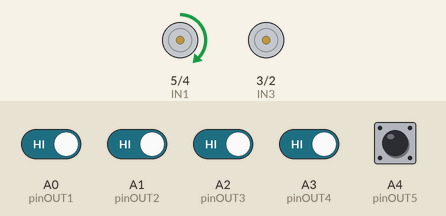
The sketch below on a simulated Arduino Uno, built with avr-gcc and run on an emulated ATmega328P. Shown: motor-driver pin pairs drawn as motors (green arrow = first pin HIGH = forward, orange = second pin HIGH = backward, longer = more drive, scaled by the enable pin). The inputs (shaded band) are chosen by the test bench; at power-on: A0 (pinOUT1), A1 (pinOUT2), A2 (pinOUT3), A3 (pinOUT4), A4 (pinOUT5) HIGH.

Above: at 1.2 s.
1.3 s: A2 (pinOUT3) driven LOW
At 1.9 s:
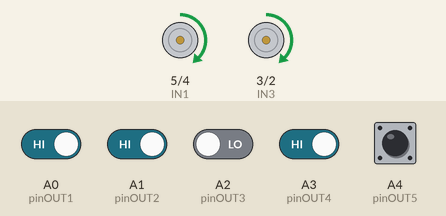
2.8 s: A0 (pinOUT1) driven LOW
At 3.8 s:
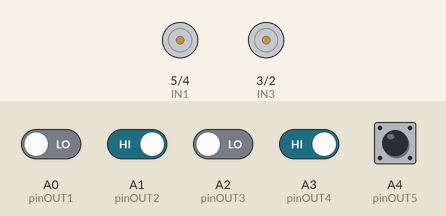
4.3 s: A1 (pinOUT2) driven LOW
At 4.9 s:
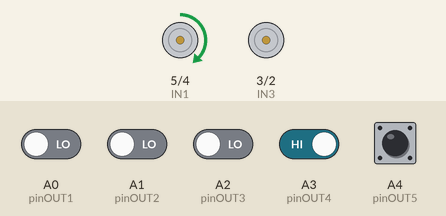
5.8 s: A1 (pinOUT2) driven HIGH
At 6.5 s:
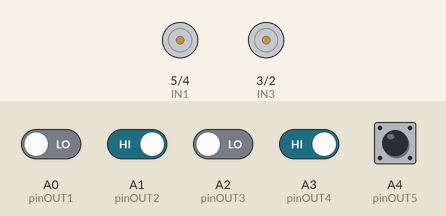
7.3 s: A2 (pinOUT3) driven HIGH
At 8.4 s:
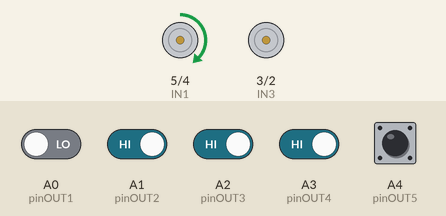
8.8 s: A0 (pinOUT1) driven HIGH and A3 (pinOUT4) driven LOW
At 10.0 s:
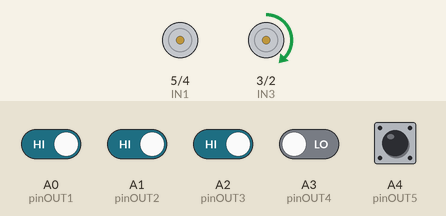
Timing chart, 0 to 11.3 s (numbered marks = the images above; inputs shaded):
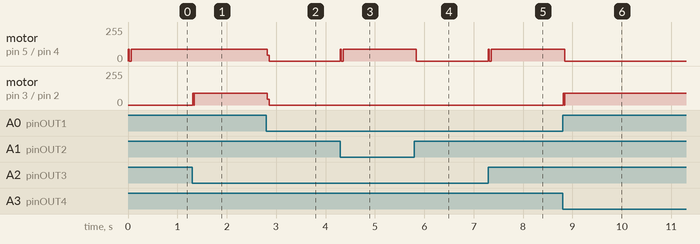

The sketch:

LineFollower.ino
```cpp
// Köllő Magor Örs
// PoliHack v10, 2019.
#include <IRremote.h>

const int pinOUT1 = A0;
const int pinOUT2 = A1;
const int pinOUT3 = A2;
const int pinOUT4 = A3;
const int pinOUT5 = A4;
int S1 = 0;
int S2 = 0;
int S3 = 0;
int S4 = 0;
int S5 = 0;


const int RECV_PIN = 9;
IRrecv irrecv(RECV_PIN);
decode_results results;

int EN_A = 6;      //Enable pin for first motor
int IN1 = 5;       //control pin for first motor
int IN2 = 4;       //control pin for first motor
int IN3 = 3;        //control pin for second motor
int IN4 = 2;        //control pin for second motor
int EN_B = 10;      //Enable pin for second motor


   void setup()
{
   irrecv.enableIRIn();
  irrecv.blink13(true);
   Serial.begin (9600);
   pinMode(EN_A, OUTPUT);
   pinMode(IN1, OUTPUT);
   pinMode(IN2, OUTPUT);
   pinMode(IN3, OUTPUT);
   pinMode(IN4, OUTPUT);
   pinMode(EN_B, OUTPUT);

  pinMode(pinOUT1,INPUT);
  pinMode(pinOUT2,INPUT);
  pinMode(pinOUT3,INPUT);
  pinMode(pinOUT4,INPUT);
  pinMode(pinOUT5,INPUT);

}


  void loop()
{
   analogWrite(EN_A, 90);
   analogWrite(EN_B, 90);

    S1 = digitalRead(pinOUT1);
    S2 = digitalRead(pinOUT2);
    S3 = digitalRead(pinOUT3);
    S4 = digitalRead(pinOUT4);
    S5 = digitalRead(pinOUT5);

    if((S1 == 0) && (S2 == 0) && (S3 == 0) && (S4 == 0) && (S5 == 0 ))
    {
      stop1();
      delay(50);
    }

    else if((S1 == 1) && (S2 == 1) && (S3 == 0) && (S4 == 1) && (S5 == 1 ))
    {
      forward();
      delay(10);
    }
    else if((S1 == 1) && (S2 == 1) && (S3 == 1) && (S4 == 1) && (S5 == 1 ))
    {
      left();
      delay(10);
    }
    else if((S1 == 1) && (S2 == 1) && (S3 == 0) && (S4 == 0) && (S5 == 1 ))
    {
      forward();
      delay(10);
    }
     else if((S1 == 1) && (S2 == 1) && (S3 == 1) && (S4 == 0) && (S5 == 1 ))
    {
      right();
      delay(10);
    }
     else if((S1 == 1) && (S2 == 1) && (S3 == 1) && (S4 == 0) && (S5 == 0 ))
    {
      right();
      delay(10);
    }

      else if((S1 == 1) && (S2 == 1) && (S3 == 0) && (S4 == 0) && (S5 == 0 ))
    {
      right();
      delay(10);
    }
     else if((S1 == 1) && (S2 == 0) && (S3 == 0) && (S4 == 0) && (S5 == 0 ))
    {
      right();
      delay(10);
    }
    else if((S1 == 1) && (S2 == 1) && (S3 == 1) && (S4 == 1) && (S5 == 0 ))
    {
      right();
      delay(10);
    }
    else if((S1 == 1) && (S2 == 0) && (S3 == 0) && (S4 == 1) && (S5 == 1 ))
    {
      forward();
      delay(10);
    }
    else if((S1 == 1) && (S2 == 0) && (S3 == 0) && (S4 == 0) && (S5 == 1 ))
    {
      forward();
      delay(10);
    }

    else if((S1 == 1) && (S2 == 0) && (S3 == 1) && (S4 == 1) && (S5 == 1 ))
    {
      left();
      delay(10);
    }
      else if((S1 == 0) && (S2 == 0) && (S3 == 1) && (S4 == 1) && (S5 == 1 ))
    {
      left();
      delay(10);
    }
    else if((S1 == 0) && (S2 == 0) && (S3 == 0) && (S4 == 1) && (S5 == 1 ))
    {
      left();
      delay(10);
    }
    else if((S1 == 0) && (S2 == 0) && (S3 == 0) && (S4 == 0) && (S5 == 1 ))
    {
      left();
      delay(10);
    }
    else if((S1 == 0) && (S2 == 1) && (S3 == 1) && (S4 == 1) && (S5 == 1 ))
    {
      left();
      delay(10);
    }
    stop1();

    /*if (irrecv.decode(&results)){

        switch(results.value){
          case 0xFF4AB5: //BACK
          back(); delay(100);
         break;
         case 0xFF18E7: //FORWARD
         forward();delay(100);
       break;
        case 0xFF5AA5: //RIGHT
        right();delay(100);
        break;
        case 0xFF10EF: //LEFT
        left();delay(100);break;
        case 0xFF38C7: //STOP
        stop1();delay(100);break;
        }

        irrecv.resume();
    }
 */

}
void forward()
{
       digitalWrite(IN1, HIGH);
       digitalWrite(IN2, LOW);
       digitalWrite(IN3, HIGH);
       digitalWrite(IN4, LOW);
}

void back()
{
    digitalWrite(IN3, LOW);
    digitalWrite(IN4, HIGH);
    digitalWrite(IN1, LOW);
    digitalWrite(IN2, HIGH);
}

void right()
{
   digitalWrite(IN3, HIGH);
   digitalWrite(IN4, LOW);
}

void left()
{
    digitalWrite(IN1, HIGH);
    digitalWrite(IN2, LOW);
}

void stop1()
{
    digitalWrite(IN1, LOW);
    digitalWrite(IN2, LOW);
    digitalWrite(IN3, LOW);
    digitalWrite(IN4, LOW);
}
```

Measured:
- after the input at 1.3 s, motor on pin 3 (IN3) / pin 2 (IN4): stopped → forward 89/255 at once
- after the input at 2.8 s, motor on pin 5 (IN1) / pin 4 (IN2), motor on pin 3 (IN3) / pin 2 (IN4): forward 89/255 → stopped at once
- after the input at 4.3 s, motor on pin 5 (IN1) / pin 4 (IN2): stopped → forward 89/255 at once
- after the input at 5.8 s, motor on pin 5 (IN1) / pin 4 (IN2): forward 89/255 → stopped at once
- after the input at 7.3 s, motor on pin 5 (IN1) / pin 4 (IN2): stopped → forward 89/255 at once
- after the input at 8.8 s, motor on pin 5 (IN1) / pin 4 (IN2): forward 89/255 → stopped at once; motor on pin 3 (IN3) / pin 2 (IN4): stopped → forward 89/255 at once
